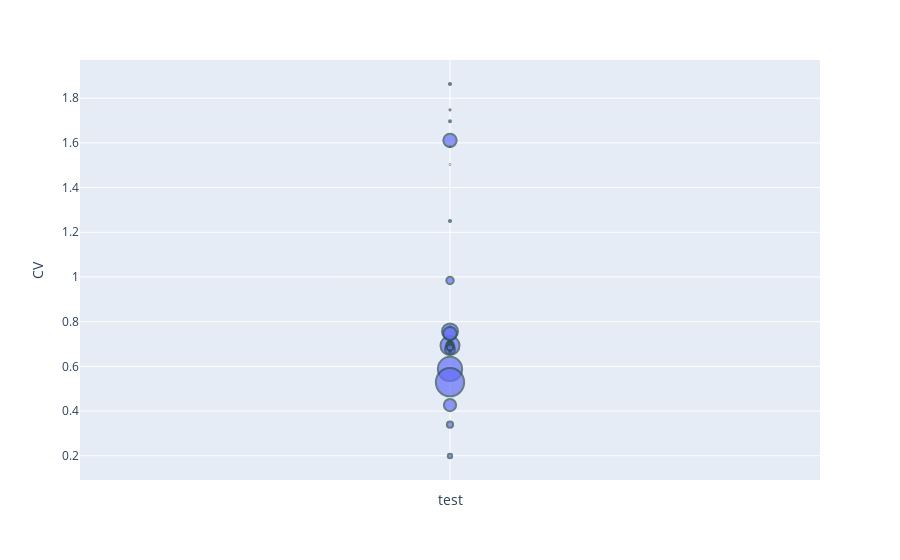

Here is the notebook cell this chart was saved with:
### Code cell
fig_scatter_rj = px.scatter(rj_box_size, 
                 x='test',     
                 y='CV',         
                 size='cluster_size', 
                 hover_name='cluster') 

fig_scatter_rj.update_traces(marker=dict(line=dict(width=2,
                                        color='DarkSlateGrey')),
                  selector=dict(mode='markers'))

fig_scatter_rj.show()

### Figure 1 — Plotly figure (JSON) as saved in the notebook; plotly's stock layout.template omitted (floating-point values rounded to 4 significant figures)
{"data": [{"hovertemplate": "<b>%{hovertext}</b><br><br>test=%{x}<br>CV=%{y}<br>cluster_size=%{marker.size}<extra></extra>", "hovertext": [0, 1, 2, 3, 4, 5, 6, 7, 8, 9, 10, 11, 12, 13, 14, 15, 16, 17, 18, 19, 20, 21, 22, 23, 24], "legendgroup": "", "marker": {"color": "#636efa", "line": {"color": "DarkSlateGrey", "width": 2}, "size": [100984, 137379, 25699, 62106, 16748, 30542, 43849, 30521, 11993, 9338, 5904, 6537, 7095, 3224, 1391, 756, 736, 793, 495, 595, 200, 84, 43, 143, 39], "sizemode": "area", "sizeref": 343.4, "symbol": "circle"}, "mode": "markers", "name": "", "orientation": "v", "showlegend": false, "type": "scatter", "x": ["", "", "", "", "", "", "", "", "", "", "", "", "", "", "", "", "", "", "", "", "", "", "", "", ""], "xaxis": "x", "y": [0.5883, 0.5291, 0.4267, 0.6927, 0.6764, 1.611, 0.7561, 0.7465, 0.6917, 0.9843, 0.6999, 0.3389, 0.6838, 0.1987, 0.703, 1.25, 0.6669, 1.864, 0.7094, 1.697, 1.748, 0.7034, 0.7784, 1.582, 1.504], "yaxis": "y"}], "layout": {"legend": {"itemsizing": "constant", "tracegroupgap": 0}, "margin": {"t": 60}, "xaxis": {"anchor": "y", "domain": [0, 1], "title": {"text": "test"}}, "yaxis": {"anchor": "x", "domain": [0, 1], "title": {"text": "CV"}}}}
